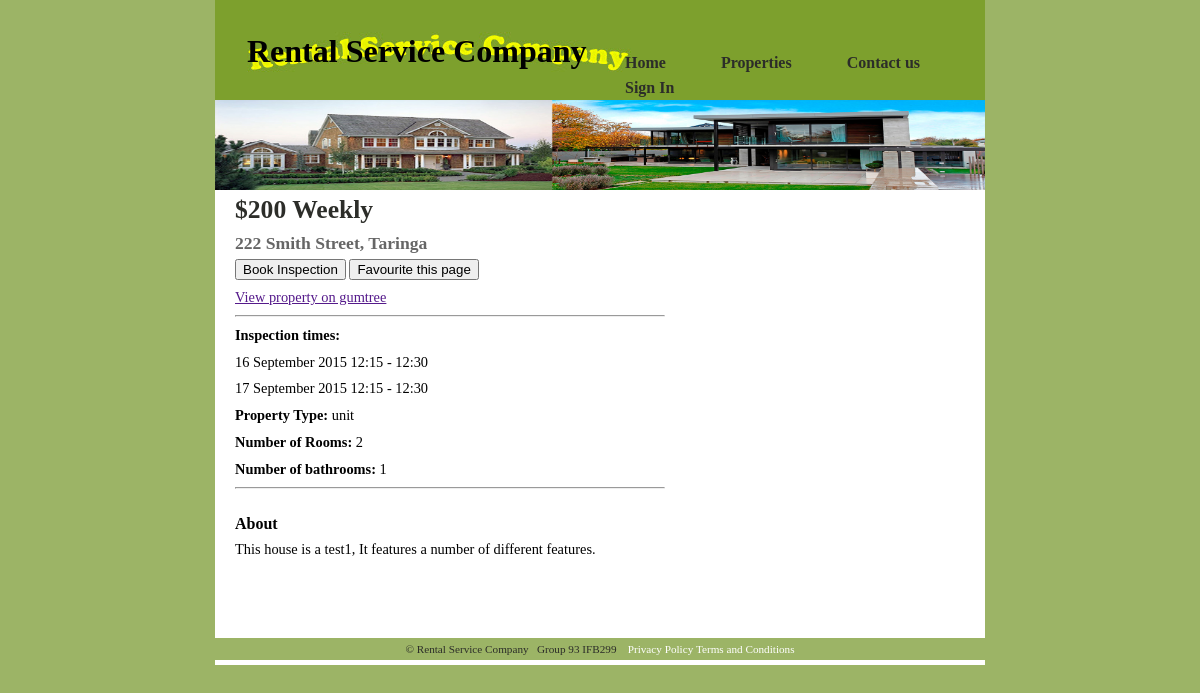
The page /properties_page.php?ID=3 on the database its author committed.
### tables this page shows
CREATE TABLE `property_details` (
	`propertyid` int NOT NULL AUTO_INCREMENT,
	`employeeid` int,
	`tenantid`  int,
	`ownerid`  int,
	`street_address` VARCHAR(50) NOT NULL,
	`suburb` VARCHAR(50) NOT NULL,
	`number_rooms` int NOT NULL,
	`property_type` VARCHAR(20) NOT NULL,
	`furnished` boolean Not null,
	`number_bathrooms` int NOT NULL,
	`description` VARCHAR(250) NOT NULL,
	`rent_amt` int NOT NULL,
	`gumtree_url` varchar(150),
	`inspection_time1` varchar(50) NOT NULL,	
	`inspection_time2` varchar(50) NOT NULL,
	
	`posted` boolean NOT NULL,	
  PRIMARY KEY (`propertyid`)
);

### properties_page.php (the view, shortened to what this page needs)
<html xmlns="http://www.w3.org/1999/xhtml">
<?php
$p_id = $_GET['ID'];
	$dbhost 	= "localhost";
	$dbname		= "property_management";
	$dbuser		= "root";
	$dbpass		= "6Chain9123";
			try {
					$pdo = new PDO("mysql:host=$dbhost;dbname=$dbname",$dbuser,$dbpass);
					$pdo->setAttribute(PDO::ATTR_ERRMODE, PDO::ERRMODE_EXCEPTION);
					$recordset = $pdo->query("SELECT * FROM property_details WHERE propertyid = '$p_id'")->fetchAll(PDO::FETCH_ASSOC);
					$recCount = $pdo->prepare("SELECT count(*) FROM property_details WHERE propertyid = '$p_id'");
					$recCount->execute();
					$num_properties = $recCount->fetchColumn();
				}
			catch(PDOException $e)
				{
					echo $e->getMessage();
				}
?>
<head>
    <link href="main_11.css" rel="stylesheet" type="text/css"/>
</head>
<body>
<div id="outside">
	<div id="header">
		<br>
		<h1>Rental Service Company</h1>
			<div id="Menu">
				<ul>
					<li><a href="home.php" class="current"> Home </a> </li>
					<li><a href="properties.html" class="current"> Properties </a> </li>
					<li><a href="contactus.html" class="current"> Contact us </a> </li>
					<li><a href="signin.php" class="current"> Sign In </a> </li>
				</ul>
			</div>
	</div>
	<div id="secondBanner">
		<img src="images/house3.jpg" width="770" height="90" alt="welcome to Property Service"/>
	</div>
	<div id="bigContent">
			<div id="secondContent">
			<?php
			if ($num_properties == 0)
			{
				echo "<h3>Property not found</h3>";
			}
			else
			{
				foreach ($recordset as $record)
				{
					echo "<h1>$",$record['rent_amt'], " Weekly</h1>";
					echo "<h3>",$record['street_address'],", ",$record['suburb'],  "</h3>";
					echo '<p><input class="submit_button" type="submit" value="Book Inspection"> <input class="submit_button" type="submit" value="Favourite this page"> </p>';
					echo '<p><a href="',$record['gumtree_url'],'" target="_blank">View property on gumtree</a></p>';
					echo "<hr></hr>";
					echo '<p><b>Inspection times:</b>', "</p>";
					echo "<p>", $record['inspection_time1'], '</p>';
					echo "<p>", $record['inspection_time2'], "</p>";
					echo "<p><b>Property Type: </b>",$record['property_type'],  "</p>";
					echo "<p><b>Number of Rooms: </b>",$record['number_rooms'],  "</p>";
					echo "<p><b>Number of bathrooms: </b>",$record['number_bathrooms'],  "</p>";
					echo "<hr> </hr>";
					echo "<b><Br>About</BR></b><p>", $record['description'], "</p>";
				}
			}
			?>
				<br>
				<br>
				<br>
				<br>
			</div>
				<div id="news">
				</div>
	</div>
</div>
		<div id="footer">
			<p> &#169; Rental Service Company &nbsp; Group 93 IFB299 &nbsp;&nbsp;
				<a href="privacy.html"> Privacy Policy</a>
				<a href="term.html"> Terms and Conditions</a>
			</p>
		</div>
</body>
</html>

### tenant inspection registration_v1/main_11.css (style rules this page uses)
body { font-family: "Century Gothic"; background: #9cb466; margin: 0; padding: 0; }
p, h1, h2, h3, h4, li { margin: 1ex 1em; }
div#outside { width: 770px; margin: 0 auto; background: #ffffff url(images/sky3.jpg);no-repeat; height:100px; }
div#header { height: 100px; position: relative; }
div#secondBanner { height: 90px; }
div#bigContent { background-color: #ffffff; padding:5px; }
#header #Menu { position: absolute; left: 380px; bottom: 0; }
#Menu ul { list-style: none; margin: 0; padding: 0; }
#Menu li { float: left; margin: 0; padding: 0; }
#Menu li a:link, #Menu li a:visited { font-family: "Century Gothic"; display:block; color: 2c2d29; font-weight: bold; text-decoration: none; padding: 0 15px 0 30px; margin-right: 10px; line-height: 25px; border: none; }
#bigContent div#secondContent { float: left; width: 430px; margin: 0; padding: 0 15px; }
#secondContent p { font-family: "Century Gothic"; font-size: .9em; line-height: 1.4em; color: #000; margin: 1ex 0; }
#secondContent h1, #secondContent h2, #secondContent h3, #secondContent h4 { font-family: "Century Gothic"; }
#secondContent h1 { font-size: 1.6em; font-weight: bold; color: 2c2d29; margin: 0 0 .4ex 0; }
#secondContent h3 { font-size: 1.1em; font-weight: bold; color: #666; margin: 1ex 0 -.2ex 0; }
div#footer { clear: both; background: #9cb466; margin: 0 auto; padding: 5px; }
#footer p { font-family: "Century Gothic"; font-size: .70em; color: 2c2d29; margin: 0; padding: 0; text-align: center; }
#footer a { color: ffffff; text-decoration: none; }

### rows shown on the page
property_details: rent_amt "200", street_address "222 Smith Street", suburb "Taringa", inspection_time1 "16 September 2015 12:15 - 12:30", inspection_time2 "17 September 2015 12:15 - 12:30", property_type "unit", number_rooms "2", number_bathrooms "1", description "This house is a test1, It features a number of different features."
